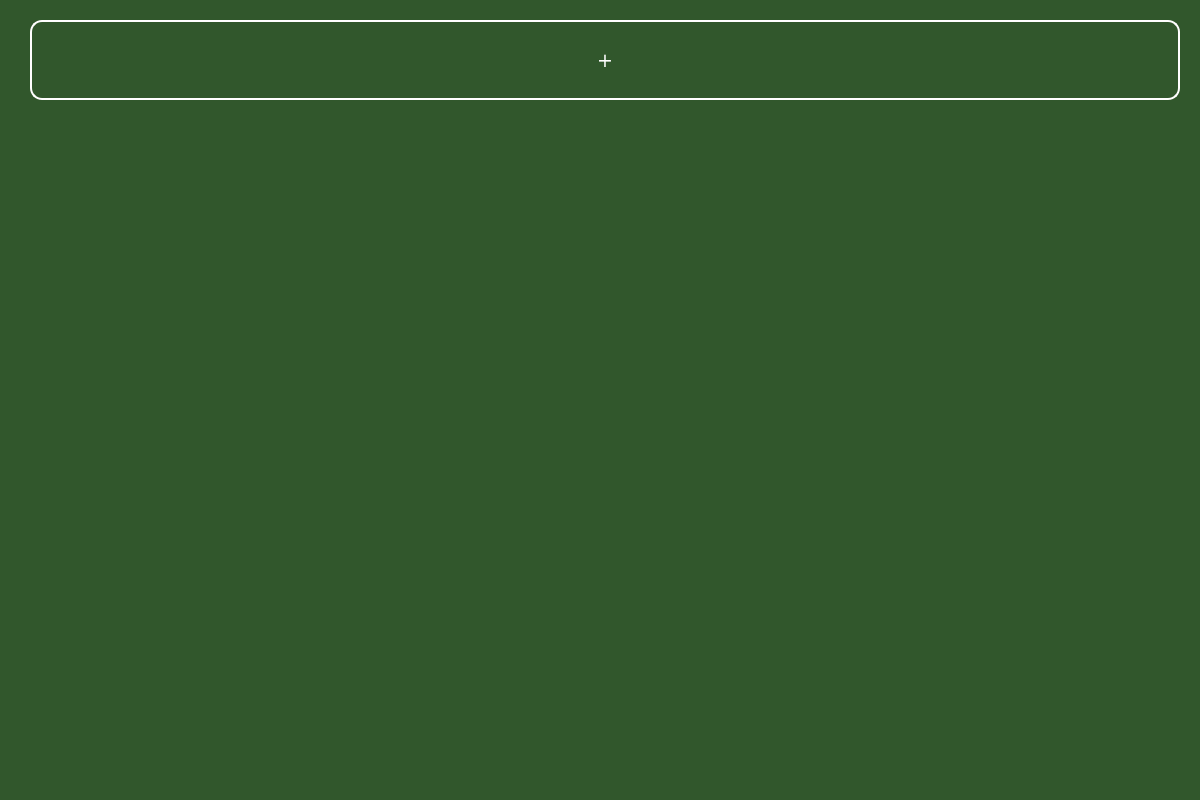
<?xml version="1.0" encoding="UTF-8"?>
<ui version="4.0">
 <class>lists_window</class>
 <widget class="QMainWindow" name="lists_window">
  <property name="geometry">
   <rect>
    <x>0</x>
    <y>0</y>
    <width>1200</width>
    <height>800</height>
   </rect>
  </property>
  <property name="sizePolicy">
   <sizepolicy hsizetype="Fixed" vsizetype="Fixed">
    <horstretch>0</horstretch>
    <verstretch>0</verstretch>
   </sizepolicy>
  </property>
  <property name="minimumSize">
   <size>
    <width>1200</width>
    <height>800</height>
   </size>
  </property>
  <property name="maximumSize">
   <size>
    <width>1200</width>
    <height>800</height>
   </size>
  </property>
  <property name="windowTitle">
   <string>PoLIZANE - LISTS</string>
  </property>
  <property name="windowIcon">
   <iconset>
    <normaloff>../logo/polizane.png</normaloff>../logo/polizane.png</iconset>
  </property>
  <property name="statusTip">
   <string/>
  </property>
  <property name="styleSheet">
   <string notr="true">background-color: rgb(49, 87, 44);
color: rgb(255, 255, 255);</string>
  </property>
  <property name="tabShape">
   <enum>QTabWidget::Rounded</enum>
  </property>
  <widget class="QWidget" name="recpie_screen">
   <widget class="QPushButton" name="add_button">
    <property name="geometry">
     <rect>
      <x>30</x>
      <y>20</y>
      <width>1150</width>
      <height>80</height>
     </rect>
    </property>
    <property name="font">
     <font>
      <family>Verdana</family>
      <pointsize>14</pointsize>
     </font>
    </property>
    <property name="statusTip">
     <string>Click this button to add a new list to the database</string>
    </property>
    <property name="styleSheet">
     <string notr="true">background-color: rgb(49, 87, 44);
color: white;
border-radius: 12px;
border-width: 2px;
border-color: white;
border-style: outset;</string>
    </property>
    <property name="text">
     <string>+</string>
    </property>
   </widget>
   <widget class="QListWidget" name="display">
    <property name="geometry">
     <rect>
      <x>30</x>
      <y>130</y>
      <width>1150</width>
      <height>571</height>
     </rect>
    </property>
    <property name="styleSheet">
     <string notr="true">border-color: rgb(49, 87, 44);
border-width: 0px;
border-style: outset;</string>
    </property>
   </widget>
  </widget>
  <widget class="QStatusBar" name="statusbar"/>
 </widget>
 <resources/>
 <connections/>
</ui>
